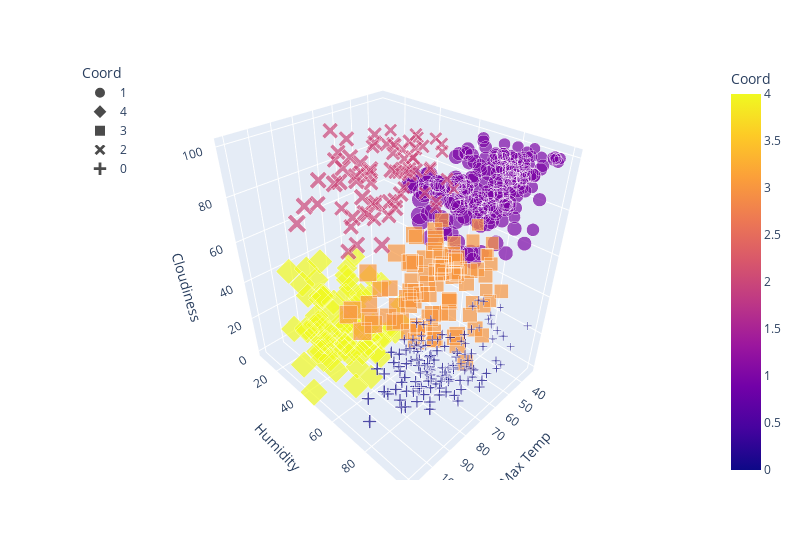

The cell this chart's notebook holds for it:
### Code cell
# Plotting the clusters with three features
fig = px.scatter_3d(new_city_df, x="Max Temp", y="Humidity", z="Cloudiness", color="Coord", symbol="Coord", size="Max Temp",width=800)
fig.update_layout(legend=dict(x=0,y=1))
fig.show()
